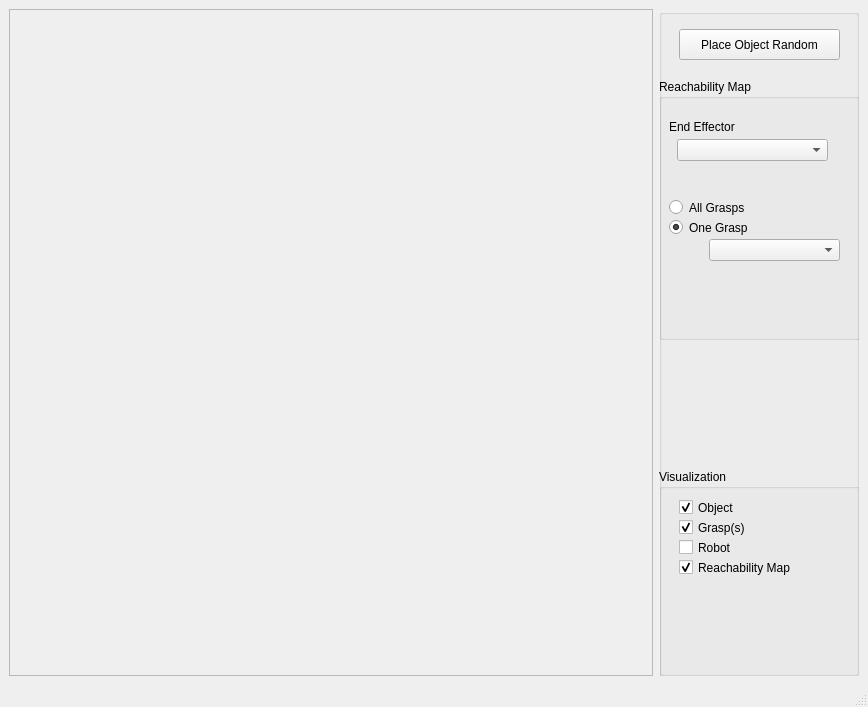
<?xml version="1.0" encoding="UTF-8"?>
<ui version="4.0">
 <class>MainWindowReachability</class>
 <widget class="QMainWindow" name="MainWindowReachability">
  <property name="geometry">
   <rect>
    <x>0</x>
    <y>0</y>
    <width>868</width>
    <height>707</height>
   </rect>
  </property>
  <property name="windowTitle">
   <string> VirtualRobot - ReachabilityMap Demo</string>
  </property>
  <widget class="QWidget" name="centralwidget">
   <layout class="QGridLayout" name="gridLayout">
    <item row="0" column="0">
     <widget class="QFrame" name="frameViewer">
      <property name="frameShape">
       <enum>QFrame::StyledPanel</enum>
      </property>
      <property name="frameShadow">
       <enum>QFrame::Raised</enum>
      </property>
     </widget>
    </item>
    <item row="0" column="1">
     <widget class="QGroupBox" name="groupBox">
      <property name="maximumSize">
       <size>
        <width>200</width>
        <height>16777215</height>
       </size>
      </property>
      <property name="title">
       <string/>
      </property>
      <widget class="QGroupBox" name="groupBox_3">
       <property name="geometry">
        <rect>
         <x>0</x>
         <y>460</y>
         <width>201</width>
         <height>271</height>
        </rect>
       </property>
       <property name="title">
        <string>Visualization</string>
       </property>
       <widget class="QCheckBox" name="checkBoxRobot">
        <property name="geometry">
         <rect>
          <x>20</x>
          <y>70</y>
          <width>131</width>
          <height>17</height>
         </rect>
        </property>
        <property name="text">
         <string>Robot</string>
        </property>
       </widget>
       <widget class="QCheckBox" name="checkBoxReachabilityVisu">
        <property name="geometry">
         <rect>
          <x>20</x>
          <y>90</y>
          <width>131</width>
          <height>17</height>
         </rect>
        </property>
        <property name="text">
         <string>Reachability Map</string>
        </property>
        <property name="checked">
         <bool>true</bool>
        </property>
       </widget>
       <widget class="QCheckBox" name="checkBoxObject">
        <property name="geometry">
         <rect>
          <x>20</x>
          <y>30</y>
          <width>131</width>
          <height>17</height>
         </rect>
        </property>
        <property name="text">
         <string>Object</string>
        </property>
        <property name="checked">
         <bool>true</bool>
        </property>
       </widget>
       <widget class="QCheckBox" name="checkBoxGrasps">
        <property name="geometry">
         <rect>
          <x>20</x>
          <y>50</y>
          <width>131</width>
          <height>17</height>
         </rect>
        </property>
        <property name="text">
         <string>Grasp(s)</string>
        </property>
        <property name="checked">
         <bool>true</bool>
        </property>
       </widget>
      </widget>
      <widget class="QGroupBox" name="groupBox_4">
       <property name="geometry">
        <rect>
         <x>0</x>
         <y>70</y>
         <width>201</width>
         <height>261</height>
        </rect>
       </property>
       <property name="title">
        <string>Reachability Map</string>
       </property>
       <widget class="QRadioButton" name="radioButtonAllGrasps">
        <property name="geometry">
         <rect>
          <x>10</x>
          <y>120</y>
          <width>82</width>
          <height>17</height>
         </rect>
        </property>
        <property name="text">
         <string>All Grasps</string>
        </property>
       </widget>
       <widget class="QRadioButton" name="radioButtonOneGrasp">
        <property name="geometry">
         <rect>
          <x>10</x>
          <y>140</y>
          <width>82</width>
          <height>17</height>
         </rect>
        </property>
        <property name="text">
         <string>One Grasp</string>
        </property>
        <property name="checked">
         <bool>true</bool>
        </property>
       </widget>
       <widget class="QComboBox" name="comboBoxGrasp">
        <property name="geometry">
         <rect>
          <x>50</x>
          <y>160</y>
          <width>131</width>
          <height>22</height>
         </rect>
        </property>
       </widget>
       <widget class="QLabel" name="label">
        <property name="geometry">
         <rect>
          <x>10</x>
          <y>40</y>
          <width>121</width>
          <height>16</height>
         </rect>
        </property>
        <property name="text">
         <string>End Effector</string>
        </property>
       </widget>
       <widget class="QComboBox" name="comboBoxEEF">
        <property name="geometry">
         <rect>
          <x>18</x>
          <y>60</y>
          <width>151</width>
          <height>22</height>
         </rect>
        </property>
       </widget>
      </widget>
      <widget class="QPushButton" name="pushButtonObjectRandom">
       <property name="geometry">
        <rect>
         <x>20</x>
         <y>20</y>
         <width>161</width>
         <height>31</height>
        </rect>
       </property>
       <property name="text">
        <string>Place Object Random</string>
       </property>
      </widget>
     </widget>
    </item>
   </layout>
  </widget>
  <widget class="QMenuBar" name="menubar">
   <property name="geometry">
    <rect>
     <x>0</x>
     <y>0</y>
     <width>868</width>
     <height>21</height>
    </rect>
   </property>
  </widget>
  <widget class="QStatusBar" name="statusbar"/>
 </widget>
 <tabstops>
  <tabstop>radioButtonAllGrasps</tabstop>
  <tabstop>radioButtonOneGrasp</tabstop>
  <tabstop>comboBoxGrasp</tabstop>
  <tabstop>checkBoxObject</tabstop>
  <tabstop>checkBoxGrasps</tabstop>
  <tabstop>checkBoxRobot</tabstop>
  <tabstop>checkBoxReachabilityVisu</tabstop>
 </tabstops>
 <resources/>
 <connections/>
</ui>
